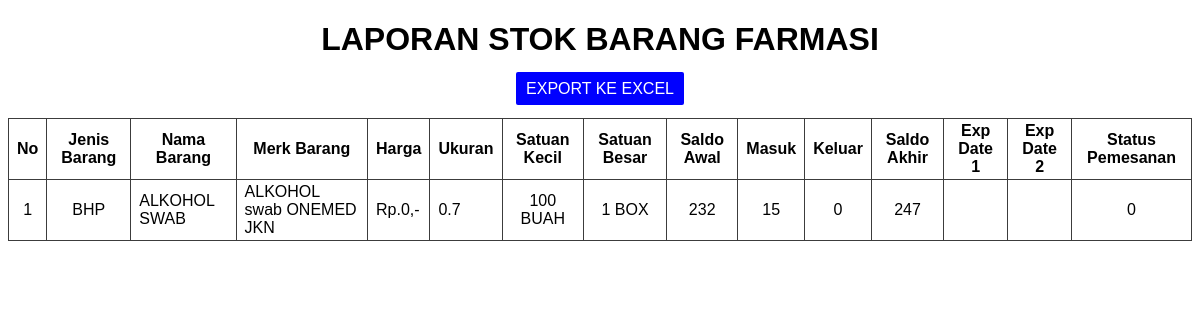
Before: /admin/lap_barang_per_nama_jenis.php?cari=ALKOHOL SWAB with the older database file.
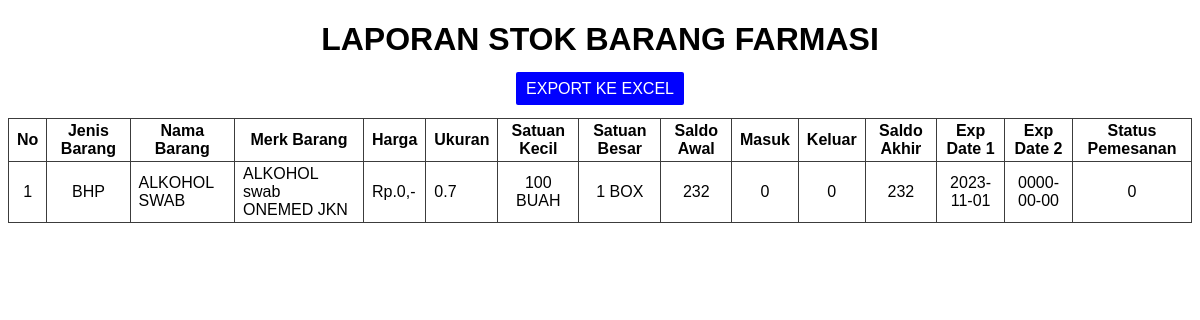
After: the same page with the newer database file.
### tables this page shows
CREATE TABLE `barang`  (
  `id` int(11) NOT NULL AUTO_INCREMENT,
  `jenis` text NOT NULL,
  `nama` varchar(255) NOT NULL,
  `merk` varchar(255) NOT NULL,
  `harga` int(11) NOT NULL,
  `ukuran` text NOT NULL,
  `kecil` text NOT NULL,
  `besar` text NOT NULL,
  `awal` int(11) NOT NULL,
  `masuk` int(11) NOT NULL,
  `keluar` int(11) NOT NULL,
  `akhir` int(11) NOT NULL,
  `exp1` date NOT NULL,
  `exp2` date NOT NULL,
  `status` text NOT NULL,
  PRIMARY KEY (`id`, `nama`) USING BTREE
);

### admin/lap_barang_per_nama_jenis.php (the view, shortened to what this page needs)
<!DOCTYPE html>
<html>
<head>
</head>
<body>
	<center>
		<h1>LAPORAN STOK BARANG FARMASI<br/></h1>
	</center>
	<center>
		<?php
	if(isset($_GET['cari'])){
		$cari=mysql_real_escape_string($_GET['cari']);
		$brg=mysql_query("select * from barang where nama like '$cari' or jenis like '$cari'");
		?>
		<a target="_blank" href="lap_barang_per_nama_jenis_cetak.php?cari=<?= $cari; ?>">EXPORT KE EXCEL</a>
	</center>
	<table border="1" align="center">
		<tr>
			<th>No</th>
			<th>Jenis Barang</th>
			<th>Nama Barang</th>
			<th>Merk Barang</th>
			<th>Harga</th>
			<th>Ukuran</th>
			<th>Satuan Kecil</th>
			<th>Satuan Besar</th>
			<th>Saldo Awal</th>
			<th>Masuk</th>
			<th>Keluar</th>
			<th>Saldo Akhir</th>
			<th>Exp Date 1</th>
			<th>Exp Date 2</th>
			<th>Status Pemesanan</th>
		</tr>
		<?php
	if(isset($_GET['cari'])){
		$cari=mysql_real_escape_string($_GET['cari']);
		$brg=mysql_query("select * from barang where nama like '$cari' or jenis like '$cari'");
		?>
		<?php
	}else{
$cari=mysql_real_escape_string($_GET['cari']);
		$brg=mysql_query("select * from barang where nama like '$cari' or jenis like '$cari'");
	}
	$no=1;
	while($b=mysql_fetch_array($brg)){
		?>
		<tr>
			<td align="center"><?php echo $no++ ?></td>
			<td align="center"><?php echo $b['jenis']; ?></td>
			<td ><?php echo $b['nama']; ?></td>
			<td ><?php echo $b['merk']; ?></td>
			<td>Rp.<?php echo number_format($b['harga']) ?>,-</td>
			<td><?php echo $b['ukuran']; ?></td>
			<td align="center"><?php echo $b['kecil']; ?></td>
			<td align="center"><?php echo $b['besar']; ?></td>
			<td align="center"><?php echo $b['awal']; ?></td>
			<td align="center"><?php echo $b['masuk']; ?></td>
			<td align="center"><?php echo $b['keluar']; ?></td>
			<td align="center"><?php echo $b['akhir']; ?></td>
			<td align="center"><?php echo $b['exp1']; ?></td>
			<td align="center"><?php echo $b['exp2']; ?></td>
			<td align="center"><?php echo $b['status']; ?></td>
		</tr>
		<?php
		}
	}
		?>
	</table>
</body>
</html>

Changed rows visible on the page:
changed barang "BHP": masuk "15" → "0"; akhir "247" → "232"; exp1 (not shown) → "2023-11-01"; exp2 (not shown) → "0000-00-00"
